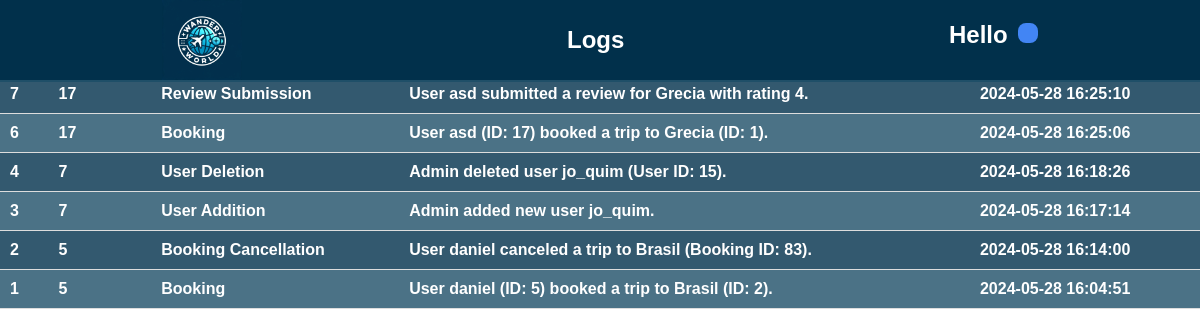
The page /logs.php on the database its author committed.
### tables this page shows
CREATE TABLE `logs` (
  `id` int(11) NOT NULL,
  `user_id` int(11) DEFAULT NULL,
  `action` varchar(255) DEFAULT NULL,
  `description` text DEFAULT NULL,
  `created_at` timestamp NOT NULL DEFAULT current_timestamp()
);

### public/logs.php (the view, shortened to what this page needs)
<?php
include_once "../includes/db-conn.php";
$stmt = $conn->prepare("SELECT * FROM logs ORDER BY created_at DESC");
$stmt->execute();
$result = $stmt->get_result();
$logs = $result->fetch_all(MYSQLI_ASSOC);
?>
<!DOCTYPE html>
<html lang="en">
<head>
    <link rel="stylesheet" href="../assets/styles/admin.css">
    <link rel="stylesheet" href="../assets/styles/styles.css">
    <link rel="stylesheet" href="https://cdnjs.cloudflare.com/ajax/libs/font-awesome/5.15.4/css/all.min.css">
    <link rel="stylesheet" href="../assets/styles/navbar.css">
    <link rel="stylesheet" href="../assets/styles/viagemConfig.css">
</head>
<body>
<nav>
    <div class="img_container">
       <a href="./admin.php"><img src="../assets/images/logogpt.jpeg" alt="Logo" id="logo"></a>
    </div>
   <div id="titulo">
    <h1>
    Logs
    </h1>
   </div>
    <div class="Menu_user">
       <h1 class="hello">Hello </h1>
       <ul class="menu">
        <li class="menu-item">
       <a  class="User"><?php echo $_SESSION['name']; ?></a>
  </li>
</ul>
      </div>
  </nav>
    <h1>Logs</h1>
    <table>
        <tr>
            <th>ID</th>
            <th>User ID</th>
            <th>Action</th>
            <th>Description</th>
            <th>Timestamp</th>
        </tr>
        <?php foreach ($logs as $log): ?>
        <tr>
            <td><?php echo htmlspecialchars($log['id']); ?></td>
            <td><?php echo htmlspecialchars($log['user_id']); ?></td>
            <td><?php echo htmlspecialchars($log['action']); ?></td>
            <td><?php echo htmlspecialchars($log['description']); ?></td>
            <td><?php echo htmlspecialchars($log['created_at']); ?></td>
        </tr>
        <?php endforeach; ?>
    </table>
</body>
</html>

### assets/styles/admin.css (style rules this page uses)
body { margin: 0; padding: 0; display: flex; flex-direction: column; justify-content: space-evenly; }
a { text-decoration: none; color: #333; }

### assets/styles/styles.css (style rules this page uses)
body { font-family: 'Roboto', sans-serif; margin: 0; padding: 0; scroll-behavior: smooth; background-image: url("../images/background4.jpg"); background-position: center; background-repeat: no-repeat; background-size: cover; background-attachment: fixed; color: #333; }

### assets/styles/navbar.css (style rules this page uses)
#logo { width: 100%; height: 100%; cursor: pointer; transition: all 0.5s ease; }
.Menu_user { display:flex; justify-content: space-between; color: white; align-items: center; }
img { width: fit-content; height: fit-content; }
.hello { margin-right: 10px; margin-bottom: 10px; }
nav { display:flex; height: 80px; width: 100%; justify-content:space-around; background-color: rgb(1, 48, 75); z-index: 999; position: fixed; top:0; border-bottom: 2px solid rgb(31, 79, 104); }
#titulo { font-family: 'Lucida Sans', 'Lucida Sans Regular', 'Lucida Grande', 'Lucida Sans Unicode', Geneva, Verdana, sans-serif; align-items: center; align-content: center; color: white; }
#titulo h1 { margin: 0 auto; }
.menu, .drop-menu { list-style-type: none; padding: 0; margin: 0; align-content: center; }
.menu-item { display: inline-block; background-color: #4285f4; position: center; margin-bottom: 10px; border-radius: 8px; cursor: pointer; width: fit-content; }
.menu-item a { text-decoration: none; padding: 10px 10px; color: #fff; display: block; width: 50px; align-self: center; width: fit-content; }

### assets/styles/viagemConfig.css (style rules this page uses)
body { font-family: Arial, sans-serif; margin: 0; padding: 0; }
h1 { margin: 0; }

### public/logs.php (style rules this page uses)
table { width: 100%; border-collapse: collapse; color: white; font-weight: bold; }
th { background-color: rgb(1, 48, 75); color: darkgrey; font-weight: bold; padding: 10px; text-align: left; }
td { padding: 10px; border-bottom: 1px solid #ddd; }
tr:nth-child(even) { background: rgb(1, 48, 75, 0.8); }
tr:nth-child(odd) { background-color: rgba(31, 79, 104, 0.8); }

### rows shown on the page
logs: id "7", user "17", action "Review Submission", description "User asd submitted a review for Grecia with rating 4.", created_at "2024-05-28 16:25:10"
logs: id "6", user "17", action "Booking", description "User asd (ID: 17) booked a trip to Grecia (ID: 1).", created_at "2024-05-28 16:25:06"
logs: id "4", user "7", action "User Deletion", description "Admin deleted user jo_quim (User ID: 15).", created_at "2024-05-28 16:18:26"
logs: id "3", user "7", action "User Addition", description "Admin added new user jo_quim.", created_at "2024-05-28 16:17:14"
logs: id "2", user "5", action "Booking Cancellation", description "User daniel canceled a trip to Brasil (Booking ID: 83).", created_at "2024-05-28 16:14:00"
logs: id "1", user "5", action "Booking", description "User daniel (ID: 5) booked a trip to Brasil (ID: 2).", created_at "2024-05-28 16:04:51"
